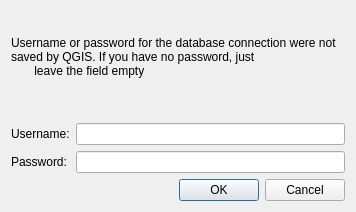
<?xml version="1.0" encoding="UTF-8"?>
<ui version="4.0">
 <class>AskCredentials</class>
 <widget class="QDialog" name="AskCredentials">
  <property name="geometry">
   <rect>
    <x>0</x>
    <y>0</y>
    <width>356</width>
    <height>212</height>
   </rect>
  </property>
  <property name="windowTitle">
   <string>Dialog</string>
  </property>
  <layout class="QVBoxLayout" name="verticalLayout">
   <item>
    <widget class="QLabel" name="label_3">
     <property name="text">
      <string>Username or password for the database connection were not saved by QGIS. If you have no password, just
       leave the field empty
      </string>
     </property>
     <property name="wordWrap">
      <bool>true</bool>
     </property>
    </widget>
   </item>
   <item>
    <layout class="QGridLayout" name="gridLayout">
     <item row="0" column="1">
      <widget class="QLineEdit" name="userLineEdit"/>
     </item>
     <item row="0" column="0">
      <widget class="QLabel" name="label">
       <property name="text">
        <string>Username:</string>
       </property>
      </widget>
     </item>
     <item row="1" column="0">
      <widget class="QLabel" name="label_2">
       <property name="text">
        <string>Password:</string>
       </property>
      </widget>
     </item>
     <item row="1" column="1">
      <widget class="QLineEdit" name="pwdLineEdit">
       <property name="echoMode">
        <enum>QLineEdit::Password</enum>
       </property>
      </widget>
     </item>
    </layout>
   </item>
   <item>
    <widget class="QDialogButtonBox" name="buttonBox">
     <property name="orientation">
      <enum>Qt::Horizontal</enum>
     </property>
     <property name="standardButtons">
      <set>QDialogButtonBox::Cancel|QDialogButtonBox::Ok</set>
     </property>
    </widget>
   </item>
  </layout>
 </widget>
 <resources/>
 <connections>
  <connection>
   <sender>buttonBox</sender>
   <signal>accepted()</signal>
   <receiver>AskCredentials</receiver>
   <slot>accept()</slot>
   <hints>
    <hint type="sourcelabel">
     <x>248</x>
     <y>254</y>
    </hint>
    <hint type="destinationlabel">
     <x>157</x>
     <y>274</y>
    </hint>
   </hints>
  </connection>
  <connection>
   <sender>buttonBox</sender>
   <signal>rejected()</signal>
   <receiver>AskCredentials</receiver>
   <slot>reject()</slot>
   <hints>
    <hint type="sourcelabel">
     <x>316</x>
     <y>260</y>
    </hint>
    <hint type="destinationlabel">
     <x>286</x>
     <y>274</y>
    </hint>
   </hints>
  </connection>
 </connections>
</ui>
